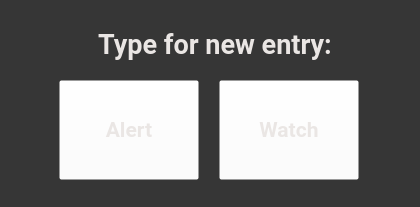
<?xml version="1.0" encoding="UTF-8"?>
<ui version="4.0">
 <class>Form</class>
 <widget class="QWidget" name="Form">
  <property name="windowModality">
   <enum>Qt::ApplicationModal</enum>
  </property>
  <property name="geometry">
   <rect>
    <x>0</x>
    <y>0</y>
    <width>420</width>
    <height>207</height>
   </rect>
  </property>
  <property name="focusPolicy">
   <enum>Qt::NoFocus</enum>
  </property>
  <property name="windowTitle">
   <string>Type</string>
  </property>
  <property name="styleSheet">
   <string notr="true">background-color: rgb(54, 54, 54);</string>
  </property>
  <widget class="QToolButton" name="toolButton_alertAdd">
   <property name="geometry">
    <rect>
     <x>59</x>
     <y>80</y>
     <width>140</width>
     <height>100</height>
    </rect>
   </property>
   <property name="font">
    <font>
     <family>Roboto</family>
     <pointsize>16</pointsize>
     <weight>75</weight>
     <bold>true</bold>
    </font>
   </property>
   <property name="styleSheet">
    <string notr="true">background-color: rgba(255, 255, 255, 0);
color: rgb(234, 230, 228);</string>
   </property>
   <property name="locale">
    <locale language="English" country="Germany"/>
   </property>
   <property name="text">
    <string>Alert</string>
   </property>
   <property name="icon">
    <iconset resource="../res/resources.qrc">
     <normaloff>:/images/addtype_alert.png</normaloff>:/images/addtype_alert.png</iconset>
   </property>
   <property name="iconSize">
    <size>
     <width>64</width>
     <height>64</height>
    </size>
   </property>
   <property name="toolButtonStyle">
    <enum>Qt::ToolButtonTextUnderIcon</enum>
   </property>
  </widget>
  <widget class="QToolButton" name="toolButton_alertAdd_2">
   <property name="geometry">
    <rect>
     <x>219</x>
     <y>80</y>
     <width>140</width>
     <height>100</height>
    </rect>
   </property>
   <property name="font">
    <font>
     <family>Roboto</family>
     <pointsize>16</pointsize>
     <weight>75</weight>
     <bold>true</bold>
    </font>
   </property>
   <property name="styleSheet">
    <string notr="true">background-color: rgba(255, 255, 255, 0);
color: rgb(234, 230, 228);</string>
   </property>
   <property name="text">
    <string>Watch</string>
   </property>
   <property name="icon">
    <iconset resource="../res/resources.qrc">
     <normaloff>:/images/addtype_watch.png</normaloff>:/images/addtype_watch.png</iconset>
   </property>
   <property name="iconSize">
    <size>
     <width>64</width>
     <height>64</height>
    </size>
   </property>
   <property name="toolButtonStyle">
    <enum>Qt::ToolButtonTextUnderIcon</enum>
   </property>
  </widget>
  <widget class="QLabel" name="label_Alertlist">
   <property name="geometry">
    <rect>
     <x>90</x>
     <y>28</y>
     <width>250</width>
     <height>32</height>
    </rect>
   </property>
   <property name="font">
    <font>
     <family>Roboto</family>
     <pointsize>20</pointsize>
     <weight>75</weight>
     <bold>true</bold>
    </font>
   </property>
   <property name="styleSheet">
    <string notr="true">color: rgb(234, 230, 228);</string>
   </property>
   <property name="text">
    <string>Type for new entry:</string>
   </property>
   <property name="textFormat">
    <enum>Qt::RichText</enum>
   </property>
   <property name="scaledContents">
    <bool>false</bool>
   </property>
   <property name="alignment">
    <set>Qt::AlignCenter</set>
   </property>
  </widget>
 </widget>
 <resources>
  <include location="../res/resources.qrc"/>
 </resources>
 <connections/>
</ui>
